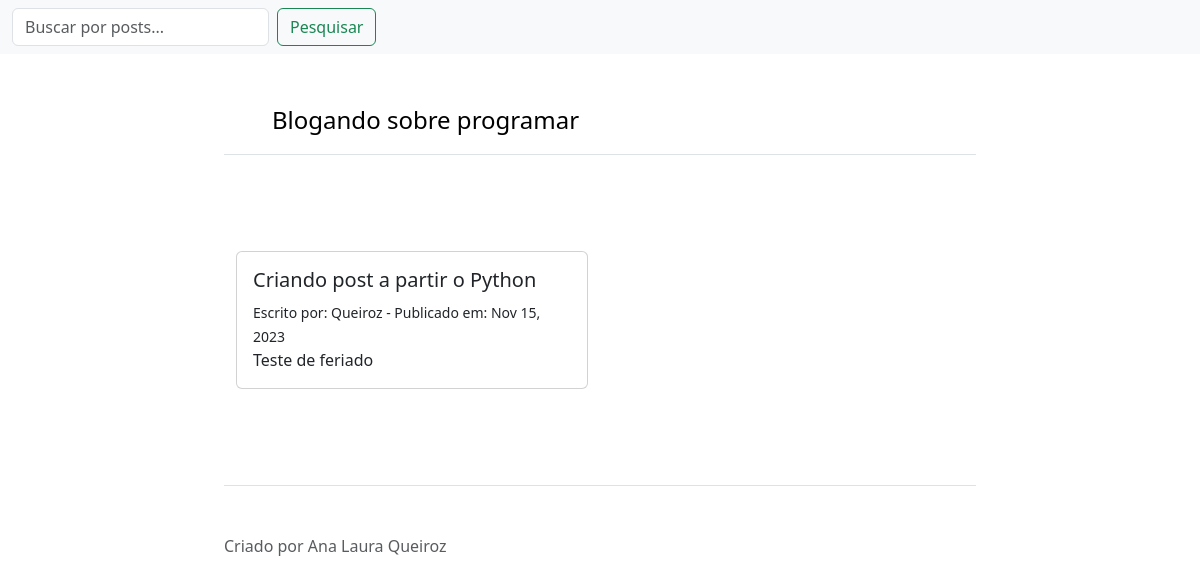
Page /blog/Criando-post-a-partir-doPython/ on the committed database.
### blog/models.py (models this page shows)
class Post(models.Model):
    title = models.CharField(max_length=200, unique=True) #texto do titulo, caracteres limitados
    slug = models.SlugField(max_length=40,default=slugify(title)) #criar url personalizada do post, sem ID publica
    author = models.ForeignKey(User, on_delete=models.CASCADE, related_name='blog_posts') #login par publicacao e regra de exclusao dos dados ao excluir autor
    created_date = models.DateTimeField(auto_now_add=True) #data e hora conforme tiemzone
    update_on = models.DateField(auto_now =True)
    content = models.TextField() #texto do blog, texto longo, caracteres ilimitados
    status = models.IntegerField(choices=STATUS, default=0) #padrao do post é rascunho
    published_date = models.DateTimeField(blank=True, null=True)
    class Meta:
        ordering = ['-created_date']

### blog/views.py (the view)
# urls.py: path('<slug:slug>/', views.DetailView.as_view(), name='post_detail'),
class DetailView (generic.DetailView):
    model = Post
    template_name = 'post_detail.html'

### blog/templates/post_detail.html
{% extends 'base.html' %}
{% load static %}
{% block content %}
    <main class="container py-5">
    <div class="row">
        <div class="col-sm-6">
        <div class="card">
            <div class="card-body">
            <h5 class="card-title"> {% block title %} {{ object.title }} {% endblock title %}</h5>
            <small> Escrito por:
                {{ post.author.username|title }} - Publicado em: {{ post.created_date|date:"M d, Y" }}
            </small>
            <p class="card-text"> {{ object.content | safe }}</p>
            </div>
        </div>
        </div>
    </div>
    </main>
{% endblock %}

### rows in the picture
Post: title "Criando post a partir o Python", author.username "Queiroz", created_date "Nov 15, 2023", content "Teste de feriado"
